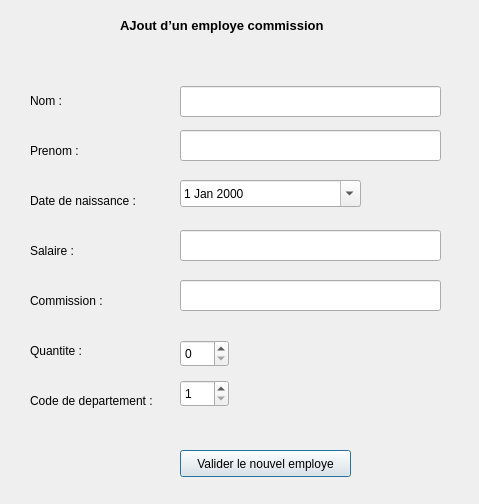
<?xml version="1.0" encoding="UTF-8"?>
<ui version="4.0">
 <class>AjoutCommisInterfaceClass</class>
 <widget class="QDialog" name="AjoutCommisInterfaceClass">
  <property name="geometry">
   <rect>
    <x>0</x>
    <y>0</y>
    <width>479</width>
    <height>504</height>
   </rect>
  </property>
  <property name="windowTitle">
   <string>AjoutCommisInterface</string>
  </property>
  <widget class="QLabel" name="label_nom">
   <property name="geometry">
    <rect>
     <x>30</x>
     <y>80</y>
     <width>91</width>
     <height>41</height>
    </rect>
   </property>
   <property name="text">
    <string>Nom :</string>
   </property>
  </widget>
  <widget class="QLineEdit" name="lineEdit_nom">
   <property name="geometry">
    <rect>
     <x>180</x>
     <y>86</y>
     <width>261</width>
     <height>31</height>
    </rect>
   </property>
  </widget>
  <widget class="QLabel" name="label_dateNaissance">
   <property name="geometry">
    <rect>
     <x>30</x>
     <y>180</y>
     <width>121</width>
     <height>41</height>
    </rect>
   </property>
   <property name="text">
    <string>Date de naissance :</string>
   </property>
  </widget>
  <widget class="QLabel" name="label_commission">
   <property name="geometry">
    <rect>
     <x>30</x>
     <y>280</y>
     <width>91</width>
     <height>41</height>
    </rect>
   </property>
   <property name="text">
    <string>Commission :</string>
   </property>
  </widget>
  <widget class="QLineEdit" name="lineEdit_salaire">
   <property name="geometry">
    <rect>
     <x>180</x>
     <y>230</y>
     <width>261</width>
     <height>31</height>
    </rect>
   </property>
  </widget>
  <widget class="QPushButton" name="pushButton">
   <property name="geometry">
    <rect>
     <x>180</x>
     <y>450</y>
     <width>171</width>
     <height>27</height>
    </rect>
   </property>
   <property name="text">
    <string>Valider le nouvel employe</string>
   </property>
  </widget>
  <widget class="QSpinBox" name="spinBox_codeDep">
   <property name="geometry">
    <rect>
     <x>180</x>
     <y>380</y>
     <width>49</width>
     <height>27</height>
    </rect>
   </property>
   <property name="minimum">
    <number>1</number>
   </property>
   <property name="maximum">
    <number>10</number>
   </property>
  </widget>
  <widget class="QLabel" name="label_codeDepartement">
   <property name="geometry">
    <rect>
     <x>30</x>
     <y>380</y>
     <width>151</width>
     <height>41</height>
    </rect>
   </property>
   <property name="text">
    <string>Code de departement :</string>
   </property>
  </widget>
  <widget class="QLineEdit" name="lineEdit_prenom">
   <property name="geometry">
    <rect>
     <x>180</x>
     <y>130</y>
     <width>261</width>
     <height>31</height>
    </rect>
   </property>
  </widget>
  <widget class="QLabel" name="label_titre">
   <property name="geometry">
    <rect>
     <x>120</x>
     <y>10</y>
     <width>241</width>
     <height>31</height>
    </rect>
   </property>
   <property name="font">
    <font>
     <pointsize>10</pointsize>
     <weight>75</weight>
     <bold>true</bold>
    </font>
   </property>
   <property name="text">
    <string>AJout d’un employe commission</string>
   </property>
  </widget>
  <widget class="QLineEdit" name="lineEdit_commission">
   <property name="geometry">
    <rect>
     <x>180</x>
     <y>280</y>
     <width>261</width>
     <height>31</height>
    </rect>
   </property>
  </widget>
  <widget class="QDateEdit" name="dateEdit">
   <property name="geometry">
    <rect>
     <x>180</x>
     <y>180</y>
     <width>181</width>
     <height>27</height>
    </rect>
   </property>
   <property name="maximumDate">
    <date>
     <year>7937</year>
     <month>12</month>
     <day>31</day>
    </date>
   </property>
   <property name="minimumDate">
    <date>
     <year>1770</year>
     <month>1</month>
     <day>1</day>
    </date>
   </property>
   <property name="calendarPopup">
    <bool>true</bool>
   </property>
  </widget>
  <widget class="QLabel" name="label_prenom">
   <property name="geometry">
    <rect>
     <x>30</x>
     <y>130</y>
     <width>91</width>
     <height>41</height>
    </rect>
   </property>
   <property name="text">
    <string>Prenom :</string>
   </property>
  </widget>
  <widget class="QLabel" name="label_salaire">
   <property name="geometry">
    <rect>
     <x>30</x>
     <y>230</y>
     <width>91</width>
     <height>41</height>
    </rect>
   </property>
   <property name="text">
    <string>Salaire :</string>
   </property>
  </widget>
  <widget class="QSpinBox" name="spinBox_quantite">
   <property name="geometry">
    <rect>
     <x>180</x>
     <y>340</y>
     <width>49</width>
     <height>27</height>
    </rect>
   </property>
   <property name="maximum">
    <number>100</number>
   </property>
  </widget>
  <widget class="QLabel" name="label_quantite">
   <property name="geometry">
    <rect>
     <x>30</x>
     <y>330</y>
     <width>91</width>
     <height>41</height>
    </rect>
   </property>
   <property name="text">
    <string>Quantite :</string>
   </property>
  </widget>
 </widget>
 <layoutdefault spacing="6" margin="11"/>
 <resources/>
 <connections/>
</ui>
